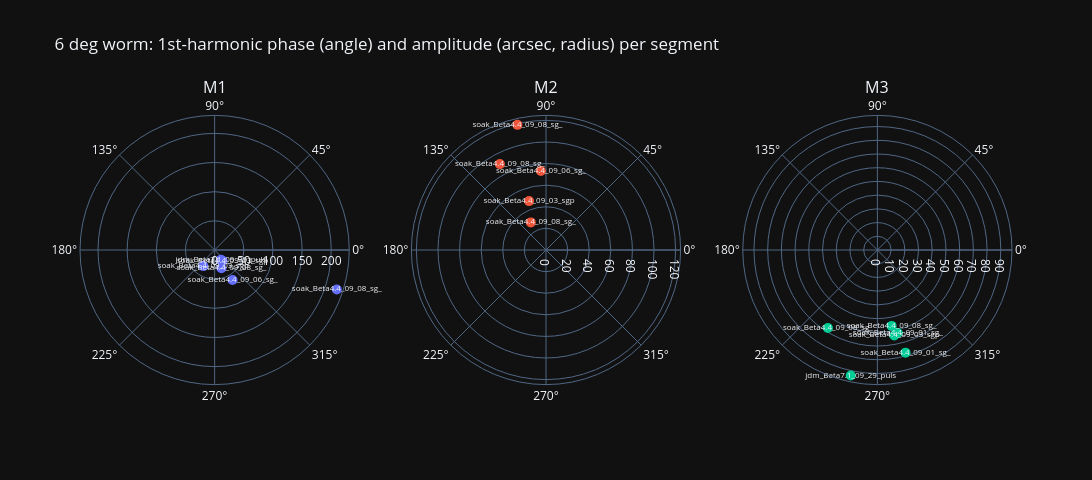

Write notebook code for a chart like this one.
### Markdown cell above
### Does the worm phase repeat night to night?

A fixed profile only works if each motor's worm phase is the same every session, i.e. the raw MCU angle reference
survives power cycles. For every raw-angle segment where a motor turns at least 2 worm turns: the 1st-harmonic
amplitude and phase from a joint fit of that segment, and the phase difference between its two halves (noise check).
Per motor, the clustering of the phases across sessions: R = 1 identical, ~0 random; p = chance of that much
clustering from random phases. Control: the same at arbitrary worm angles, where phases should not cluster.

### Code cell
PHASE_ANGLES = (WORM_THETA, 5.2, 6.9, 8.3, 4.5)                  # 6.0 and arbitrary controls
for_mount = [s for s in raw_segs if OWNER(s.session) == 'jdm']
tables = {W: worm_phase_table(for_mount, lat_of, worm_theta=W) for W in PHASE_ANGLES}
ph = tables[WORM_THETA]
summary = pd.DataFrame({(f'{W:g} deg', m): phase_consistency(g.loc[g['amp'] >= 10, 'phase'])
                        for W, t in tables.items() for m, g in t.groupby('motor')}).T
print('phase clustering per motor (segments with amplitude >= 10"):')
display(summary.round(3))
fig = make_subplots(rows=1, cols=3, specs=[[{'type': 'polar'}] * 3], subplot_titles=[f'M{m}' for m in (1, 2, 3)])
for k, m in enumerate(('M1', 'M2', 'M3')):
    g = ph[ph['motor'] == m]
    fig.add_trace(go.Scatterpolar(theta=g['phase'], r=g['amp'], mode='markers+text', marker=dict(size=10),
                                  text=g['session'].str.replace('alpaca.', '').str[:22], textfont=dict(size=8),
                                  name=m, showlegend=False), row=1, col=k + 1)
fig.update_layout(height=480, width=1400, template=TEMPLATE,
                  title=f'{WORM_THETA:g} deg worm: 1st-harmonic phase (angle) and amplitude (arcsec, radius) per segment')
fig.show()
ph.assign(seg=ph['seg'].str.replace('alpaca.', '')).round(1)

### Figure 1 — Plotly figure (JSON) as saved in the notebook; plotly's stock layout.template omitted (floating-point values rounded to 4 significant figures)
{"data": [{"marker": {"size": 10}, "mode": "markers+text", "name": "M1", "r": [19.89, 33.7, 22.91, 59.82, 220.1, 33.34], "showlegend": false, "subplot": "polar", "text": ["jdm_Beta7.1_09_29_puls", "soak_Beta4.4_09_03_sgp", "soak_Beta4.4_09_03_sgp", "soak_Beta4.4_09_06_sg_", "soak_Beta4.4_09_08_sg_", "soak_Beta4.4_09_08_sg_"], "textfont": {"size": 8}, "theta": [302.8, 235.0, 306.4, 300.9, 342.1, 290.6], "type": "scatterpolar"}, {"marker": {"size": 10}, "mode": "markers+text", "name": "M2", "r": [47.91, 73.36, 118.9, 90.26, 29.18], "showlegend": false, "subplot": "polar2", "text": ["soak_Beta4.4_09_03_sgp", "soak_Beta4.4_09_06_sg_", "soak_Beta4.4_09_08_sg_", "soak_Beta4.4_09_08_sg_", "soak_Beta4.4_09_08_sg_"], "textfont": {"size": 8}, "theta": [109.1, 93.68, 102.9, 118.2, 118.8], "type": "scatterpolar"}, {"marker": {"size": 10}, "mode": "markers+text", "name": "M3", "r": [93.61, 77.61, 62.28, 63.54, 67.3, 56.3], "showlegend": false, "subplot": "polar3", "text": ["jdm_Beta7.1_09_29_puls", "soak_Beta4.4_09_01_sg_", "soak_Beta4.4_09_01_sg_", "soak_Beta4.4_09_03_sgp", "soak_Beta4.4_09_08_sg_", "soak_Beta4.4_09_08_sg_"], "textfont": {"size": 8}, "theta": [258.0, 285.3, 283.8, 281.2, 237.6, 280.6], "type": "scatterpolar"}], "layout": {"annotations": [{"font": {"size": 16}, "showarrow": false, "text": "M1", "x": 0.1444, "xanchor": "center", "xref": "paper", "y": 1, "yanchor": "bottom", "yref": "paper"}, {"font": {"size": 16}, "showarrow": false, "text": "M2", "x": 0.5, "xanchor": "center", "xref": "paper", "y": 1, "yanchor": "bottom", "yref": "paper"}, {"font": {"size": 16}, "showarrow": false, "text": "M3", "x": 0.8556, "xanchor": "center", "xref": "paper", "y": 1, "yanchor": "bottom", "yref": "paper"}], "height": 480, "polar": {"domain": {"x": [0, 0.2889], "y": [0, 1]}}, "polar2": {"domain": {"x": [0.3556, 0.6444], "y": [0, 1]}}, "polar3": {"domain": {"x": [0.7111, 1], "y": [0, 1]}}, "title": {"text": "6 deg worm: 1st-harmonic phase (angle) and amplitude (arcsec, radius) per segment"}, "width": 1400}}
